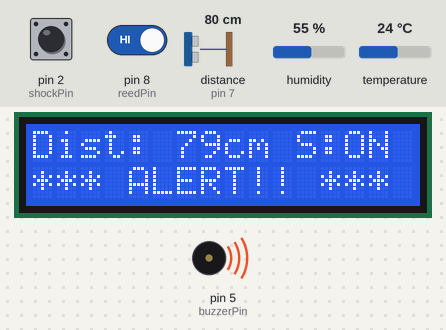
Recording of a sketch running on a simulated Arduino Uno, built with avr-gcc and run on an emulated ATmega328P. Parts: 16×2 character LCD, buzzer (waves = sounding, pin HIGH). Wiring (inferred from the names in the program): ultrasonic range finder: trigger pin 6; echo pin 7. The test bench sets the inputs (shaded band); at power-on: pin 2 (shockPin) HIGH, distance to the obstacle (sensor on pin 7) 80 cm, pin 8 (reedPin) HIGH, humidity 55 %, temperature 24 °C. The echo pulse lasts 58.3 µs per cm; pins used as bus, display or sensor lines are not drawn; what the sketch prints to the serial monitor is not drawn.

Above: at 1.2 s.
1.3 s: pin 2 (shockPin) pulled LOW for 1 s
At 1.9 s:
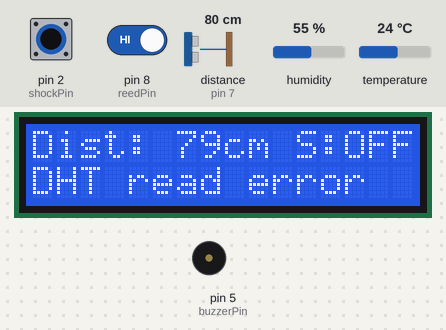
3.9 s: distance to the obstacle (sensor on pin 7) set to 2 cm
At 5.2 s:
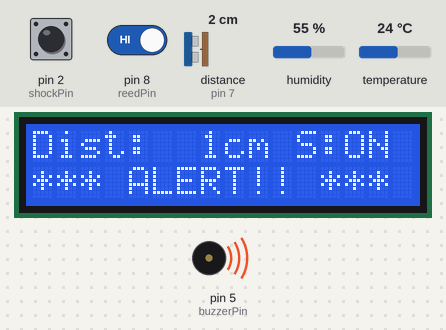
5.5 s: pin 2 (shockPin) pulled LOW for 0.15 s
At 5.66 s:
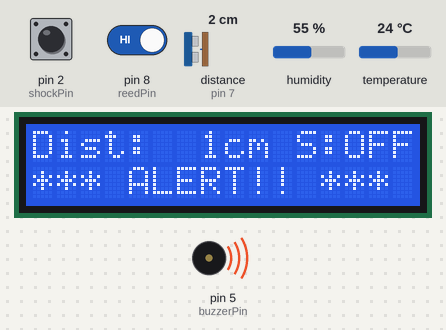
7.2 s: distance to the obstacle (sensor on pin 7) set to 4 cm
At 8.9 s:
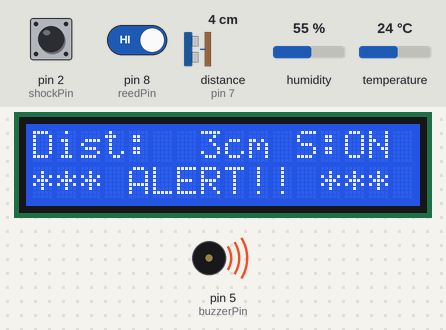
9.2 s: distance to the obstacle (sensor on pin 7) set to 9 cm
At 10.7 s:
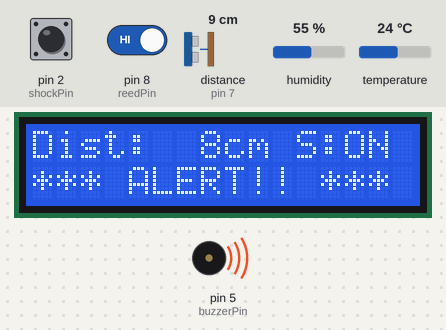
Timing chart, 0 to 11.8 s (numbered marks = the images above; inputs shaded):
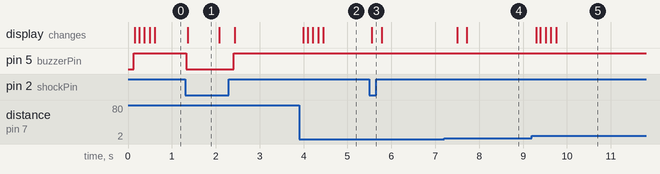

The sketch:

arduino.ino
```cpp
#include <Wire.h>
#include <LiquidCrystal_I2C.h>
#include <DHT.h>
#include <EEPROM.h>

LiquidCrystal_I2C lcd(0x27, 16, 2);

#define DHT_TYPE DHT11
const int dhtVccPin = A0;
const int dhtDataPin = A1;
const int dhtGndPin = A2;
DHT dht(dhtDataPin, DHT_TYPE);

const int shockPin = 2;
const int shockVccPin = 3;
const int shockGndPin = 4;

const int buzzerPin = 5;

const int trigPin = 6;
const int echoPin = 7;

const int ALERT_DISTANCE_CM = 5;

const int reedPin = 8;
const bool REED_ACTIVE_LOW = true;
long pulseCount = 0;
int reedLastState = HIGH;
unsigned long reedLastDebounceTime = 0;
const unsigned long reedDebounceDelay = 50;

unsigned long lastMeasureTime = 0;
const unsigned long measureInterval = 120;

unsigned long lastDhtReadTime = 0;
const unsigned long dhtReadInterval = 2000;
float lastTemp = NAN;
float lastHumidity = NAN;

unsigned long lastDataPrintTime = 0;
const unsigned long dataPrintInterval = 1000;

long lastDistance = 999;
bool lastShockDetected = false;


const int DIST_WINDOW_SIZE = 5;
long distBuffer[DIST_WINDOW_SIZE];
int distIndex = 0;

void setup() {
  pinMode(shockVccPin, OUTPUT);
  pinMode(shockGndPin, OUTPUT);
  pinMode(shockPin, INPUT_PULLUP);
  digitalWrite(shockVccPin, HIGH);
  digitalWrite(shockGndPin, LOW);

  pinMode(buzzerPin, OUTPUT);
  digitalWrite(buzzerPin, LOW);

  pinMode(trigPin, OUTPUT);
  pinMode(echoPin, INPUT);
  digitalWrite(trigPin, LOW);

  pinMode(dhtVccPin, OUTPUT);
  pinMode(dhtGndPin, OUTPUT);
  digitalWrite(dhtVccPin, HIGH);
  digitalWrite(dhtGndPin, LOW);
  dht.begin();

  pinMode(reedPin, INPUT_PULLUP);
  reedLastState = digitalRead(reedPin);


  for (int i = 0; i < DIST_WINDOW_SIZE; i++) {
    distBuffer[i] = 999;
  }


  EEPROM.get(0, pulseCount);
  if (pulseCount < 0) pulseCount = 0;

  Serial.begin(9600);
  Serial.print("COUNT,");
  Serial.println(pulseCount);

  lcd.init();
  lcd.backlight();
  lcd.setCursor(0, 0);
  lcd.print("Starting...");
}

void loop() {
  if (millis() - lastDhtReadTime >= dhtReadInterval) {
    lastDhtReadTime = millis();
    float t = dht.readTemperature();
    float h = dht.readHumidity();
    if (!isnan(t)) lastTemp = t;
    if (!isnan(h)) lastHumidity = h;
  }

  if (millis() - lastMeasureTime >= measureInterval) {
    lastMeasureTime = millis();


    lastDistance = getFilteredDistance();
    lastShockDetected = (digitalRead(shockPin) == HIGH);
    bool alert = lastShockDetected || (lastDistance <= ALERT_DISTANCE_CM);

    digitalWrite(buzzerPin, alert ? HIGH : LOW);
    updateLcd(lastDistance, lastShockDetected, alert);
  }

  if (millis() - lastDataPrintTime >= dataPrintInterval) {
    lastDataPrintTime = millis();

    if (!isnan(lastTemp) && !isnan(lastHumidity)) {
      Serial.print("DATA,");
      Serial.print(lastDistance);
      Serial.print(",");
      Serial.print(lastShockDetected ? 1 : 0);
      Serial.print(",");
      Serial.print(lastTemp, 1);
      Serial.print(",");
      Serial.println(lastHumidity, 1);
    }
  }

  int reedCurrentState = digitalRead(reedPin);
  if (reedCurrentState != reedLastState) {
    if (millis() - reedLastDebounceTime > reedDebounceDelay) {
      reedLastDebounceTime = millis();
      bool isActivated = REED_ACTIVE_LOW ? (reedCurrentState == LOW) : (reedCurrentState == HIGH);
      if (isActivated) {
        pulseCount++;
        EEPROM.put(0, pulseCount);
        Serial.print("COUNT,");
        Serial.println(pulseCount);
      }
      reedLastState = reedCurrentState;
    }
  }

  if (Serial.available()) {
    String cmd = Serial.readStringUntil('\n');
    cmd.trim();
    if (cmd == "RESET") {
      pulseCount = 0;
      EEPROM.put(0, pulseCount);
      reedLastState = digitalRead(reedPin);
      Serial.println("COUNT,0");
    }
  }
}


long getFilteredDistance() {
  long rawDist = measureDistanceCm();
  distBuffer[distIndex] = rawDist;
  distIndex = (distIndex + 1) % DIST_WINDOW_SIZE;

  long sum = 0;
  for (int i = 0; i < DIST_WINDOW_SIZE; i++) {
    sum += distBuffer[i];
  }
  return sum / DIST_WINDOW_SIZE;
}

long measureDistanceCm() {
  digitalWrite(trigPin, LOW);
  delayMicroseconds(2);
  digitalWrite(trigPin, HIGH);
  delayMicroseconds(10);
  digitalWrite(trigPin, LOW);

  long duration = pulseIn(echoPin, HIGH, 30000);
  if (duration == 0) return 999;

  return duration * 0.0343 / 2;
}

void updateLcd(long distance, bool shockDetected, bool alert) {
  char line1[17];
  char line2[17];

  snprintf(line1, sizeof(line1), "Dist:%3ldcm S:%s", distance, shockDetected ? "ON " : "OFF");

  if (alert) {
    snprintf(line2, sizeof(line2), "%-16s", "*** ALERT!! ***");
  } else if (isnan(lastTemp) || isnan(lastHumidity)) {
    snprintf(line2, sizeof(line2), "%-16s", "DHT read error");
  } else {
    char temp[17];
    snprintf(temp, sizeof(temp), "T:%2.0fC H:%2.0f%% OK", lastTemp, lastHumidity);
    snprintf(line2, sizeof(line2), "%-16s", temp);
  }

  lcd.setCursor(0, 0);
  lcd.print(line1);
  lcd.setCursor(0, 1);
  lcd.print(line2);
}
```

Measured:
- after the input at 1.3 s, pin 5 (buzzerPin): HIGH → LOW at once, → HIGH 1.1 s later; the display: changes after 0.06 s (image 1)
- after the input at 3.9 s, the display: first changes after 0.09 s (image 2 shows a later state)
- after the input at 5.5 s, the display: changes after 0.05 s (image 3)
- after the input at 7.2 s, the display: first changes after 0.30 s (image 4 shows a later state)
- after the input at 9.2 s, the display: first changes after 0.10 s (image 5 shows a later state)
- what the display in image 1 shows lasts 0.7 s, from 1.4 s to 2.1 s
